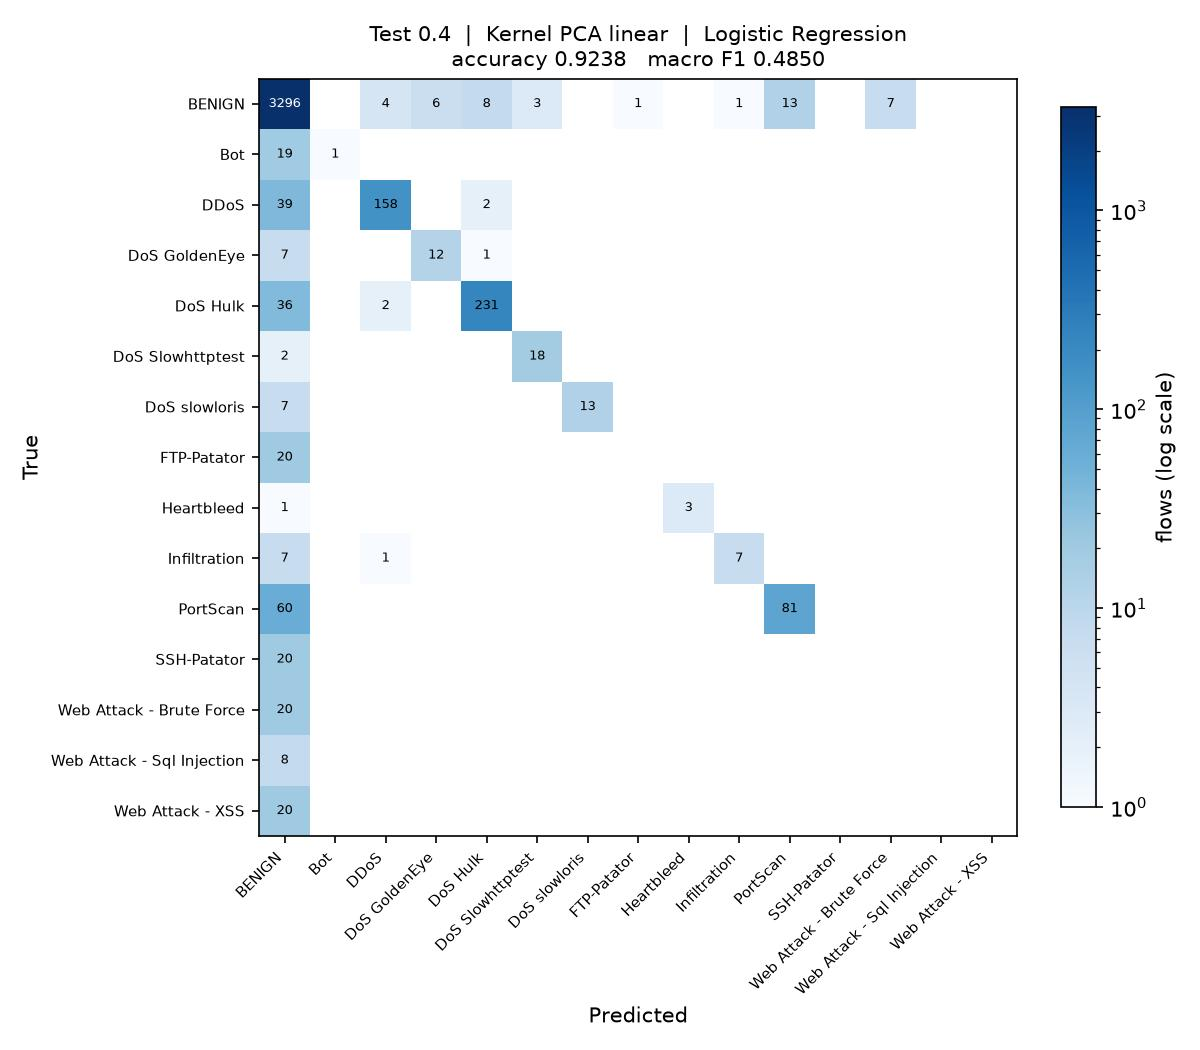

Reproduce this figure in Python.
"""
Test_0.4_DR_LIN_LR

Test size 0.4  |  Kernel PCA (linear)  |  Logistic Regression  (reference sheet #2)

Note: taken in place of sheet #1 Linear Regression, which is a regressor and cannot classify.

Run on its own:

    python Test_0.4_DR_LIN_LR.py

Writes Test_0.4_DR_LIN_LR.jpg (confusion matrix) and appends one row to
results/75_runs.csv.
"""

import os
import sys
import time
import warnings
from pathlib import Path

import matplotlib
matplotlib.use("Agg")
import matplotlib.pyplot as plt
import numpy as np
import pandas as pd
from sklearn.decomposition import KernelPCA
from sklearn.impute import SimpleImputer
from sklearn.metrics import (accuracy_score, confusion_matrix, f1_score,
                             precision_score, recall_score)
from sklearn.model_selection import train_test_split
from sklearn.preprocessing import LabelEncoder, StandardScaler
from sklearn.linear_model import LogisticRegression

sys.path.insert(0, str(Path(__file__).resolve().parent.parent))
from common import load_sample                      # noqa: E402

warnings.filterwarnings("ignore")

# ----- this run -------------------------------------------------------------
TEST_SIZE = 0.4
KERNEL = "linear"
CLASSIFIER = "LR"
N_COMPONENTS = 15
# ----------------------------------------------------------------------------

SEED = 0
N_JOBS = max(1, (os.cpu_count() or 2) // 2)
STEM = "Test_0.4_DR_LIN_LR"
HERE = Path(__file__).resolve().parent
RESULTS = HERE.parent / "results"


def main():
    t0 = time.time()
    df = load_sample(10000, 50, SEED)
    y = LabelEncoder().fit_transform(df["Label"])
    X = df.drop(columns=["Label", "Day"])
    classes = sorted(df["Label"].unique())
    print(f"{len(df):,} flows, {X.shape[1]} features, {len(classes)} classes")

    X_train, X_test, y_train, y_test = train_test_split(
        X, y, test_size=TEST_SIZE, random_state=SEED, stratify=y)

    # mean imputation and scaling, fitted on the training split only
    imputer = SimpleImputer(strategy="mean").fit(X_train)
    scaler = StandardScaler().fit(imputer.transform(X_train))
    X_train = scaler.transform(imputer.transform(X_train))
    X_test = scaler.transform(imputer.transform(X_test))

    # dimensionality reduction: Kernel PCA, fitted on the training split only.
    # arpack keeps the largest positive eigenvalues; the randomized solver ranks
    # them by magnitude and fails on the sigmoid kernel, which is not PSD.
    kpca = KernelPCA(n_components=N_COMPONENTS, kernel=KERNEL,
                     eigen_solver="arpack", random_state=SEED, n_jobs=N_JOBS)
    X_train = kpca.fit_transform(X_train)
    X_test = kpca.transform(X_test)
    print(f"Kernel PCA ({KERNEL}): {X_train.shape[1]} components")

    classifier = LogisticRegression(max_iter=2000, random_state=SEED)
    classifier.fit(X_train, y_train)
    y_pred = classifier.predict(X_test)

    acc = accuracy_score(y_test, y_pred)
    pre = precision_score(y_test, y_pred, average="macro", zero_division=0)
    rec = recall_score(y_test, y_pred, average="macro", zero_division=0)
    f1 = f1_score(y_test, y_pred, average="macro", zero_division=0)
    pre_w = precision_score(y_test, y_pred, average="weighted", zero_division=0)
    rec_w = recall_score(y_test, y_pred, average="weighted", zero_division=0)
    f1_w = f1_score(y_test, y_pred, average="weighted", zero_division=0)

    print(f"Accuracy  : {acc:.4f}")
    print(f"Precision : {pre:.4f}")
    print(f"Recall    : {rec:.4f}")
    print(f"F1 Score  : {f1:.4f}")

    # confusion matrix image, named to match this script
    cm = confusion_matrix(y_test, y_pred, labels=range(len(classes)))
    fig, ax = plt.subplots(figsize=(8, 7))
    im = ax.imshow(cm, cmap="Blues", norm=matplotlib.colors.LogNorm(vmin=1))
    ax.set_xticks(range(len(classes)), classes, rotation=45, ha="right", fontsize=7)
    ax.set_yticks(range(len(classes)), classes, fontsize=7)
    ax.set_xlabel("Predicted")
    ax.set_ylabel("True")
    ax.set_title(f"Test {TEST_SIZE}  |  Kernel PCA {KERNEL}  |  Logistic Regression\n"
                 f"accuracy {acc:.4f}   macro F1 {f1:.4f}", fontsize=10)
    for i in range(len(classes)):
        for j in range(len(classes)):
            if cm[i, j]:
                ax.text(j, i, cm[i, j], ha="center", va="center", fontsize=6,
                        color="white" if cm[i, j] > cm.max() / 3 else "black")
    fig.colorbar(im, ax=ax, fraction=0.04, label="flows (log scale)")
    fig.tight_layout()
    fig.savefig(HERE / f"{STEM}.jpg", dpi=150)
    plt.close(fig)

    # one row appended to the shared results table
    RESULTS.mkdir(exist_ok=True)
    row = {"Test": TEST_SIZE, "DR": "LIN", "Clas": CLASSIFIER,
           "Acc": round(acc, 4), "Pre": round(pre, 4), "Rec": round(rec, 4),
           "F1": round(f1, 4),
           "Pre_weighted": round(pre_w, 4), "Rec_weighted": round(rec_w, 4),
           "F1_weighted": round(f1_w, 4),
           "n_components": N_COMPONENTS, "seconds": round(time.time() - t0, 1),
           "script": STEM}
    out = RESULTS / "75_runs.csv"
    old = pd.read_csv(out).to_dict("records") if out.exists() else []
    old = [r for r in old if r.get("script") != STEM]
    pd.DataFrame(old + [row]).to_csv(out, index=False)
    print(f"saved {STEM}.jpg and appended to results/75_runs.csv "
          f"({time.time() - t0:.0f}s)")


if __name__ == "__main__":
    main()
